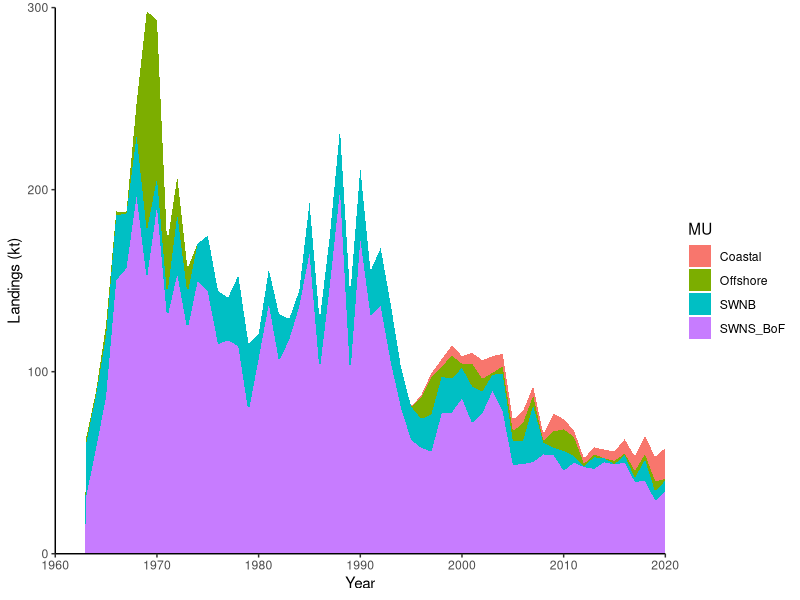
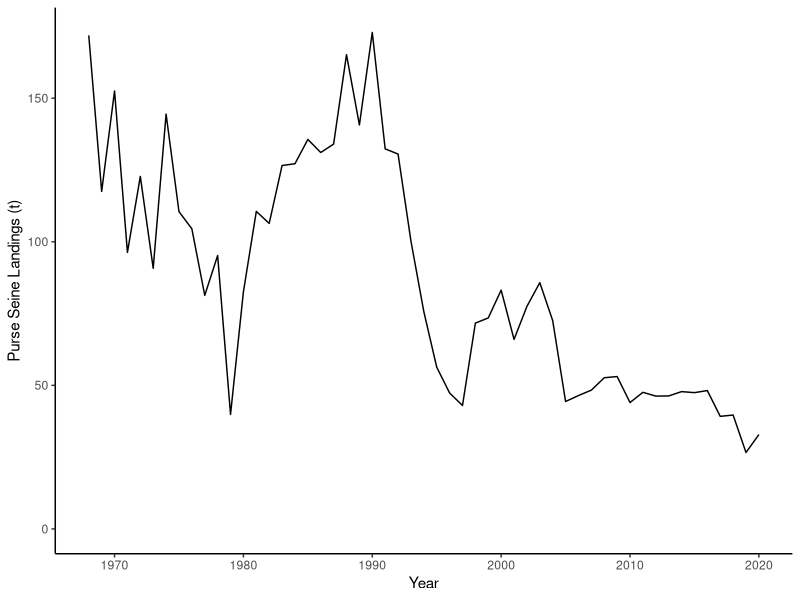
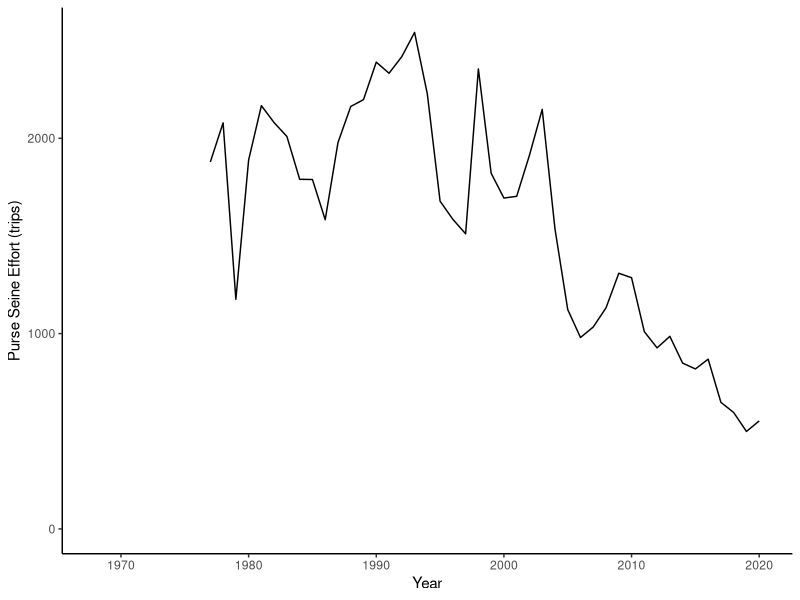
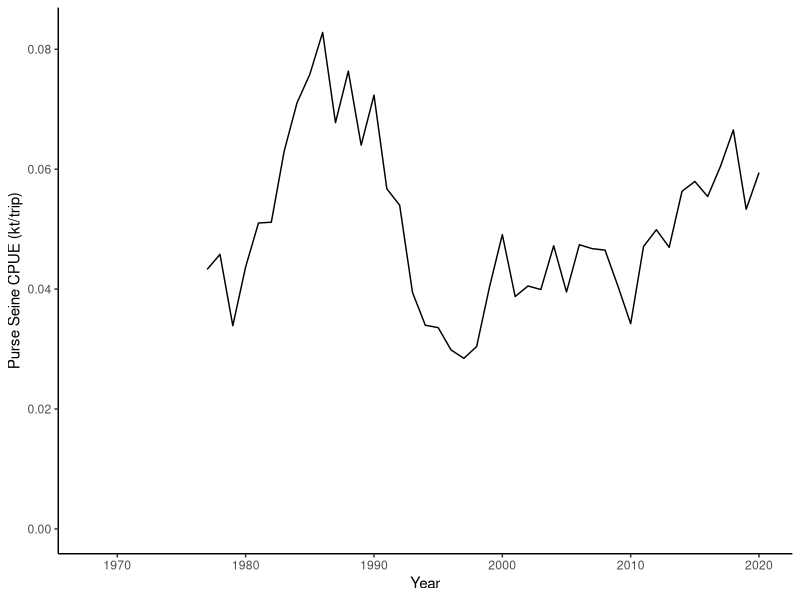
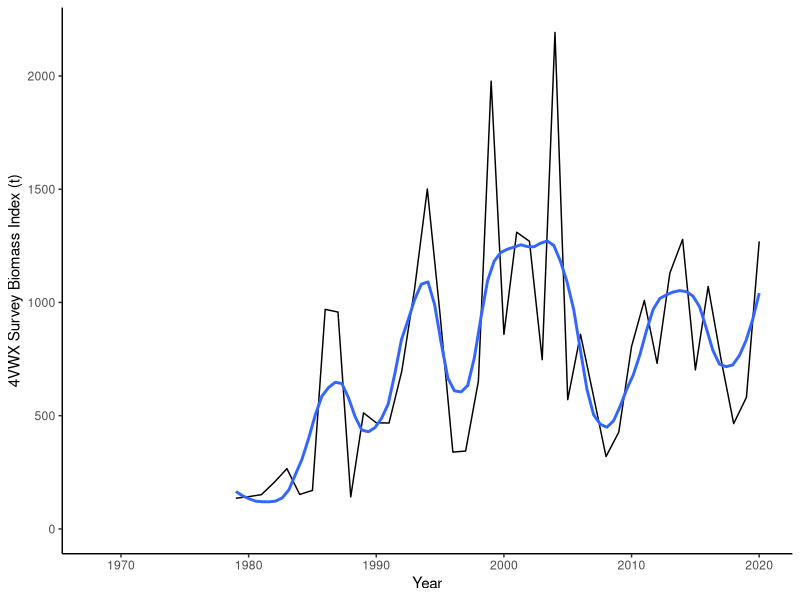
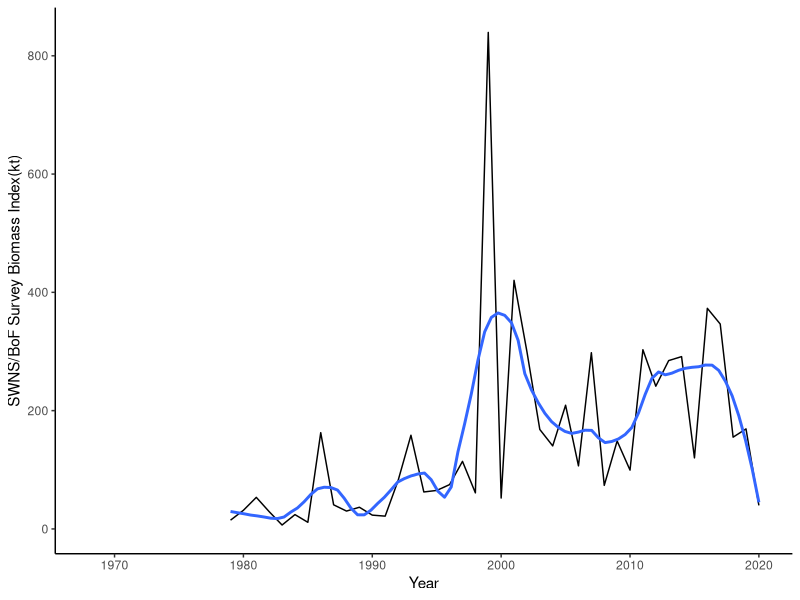
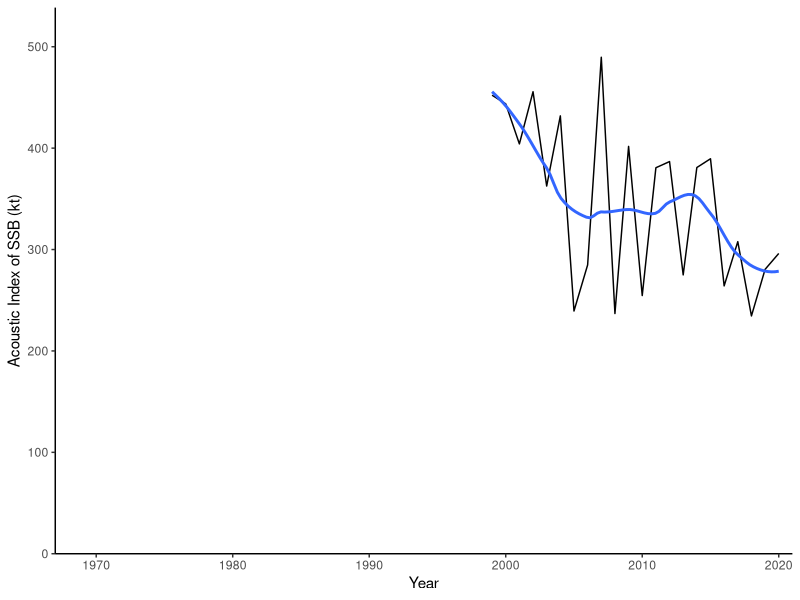
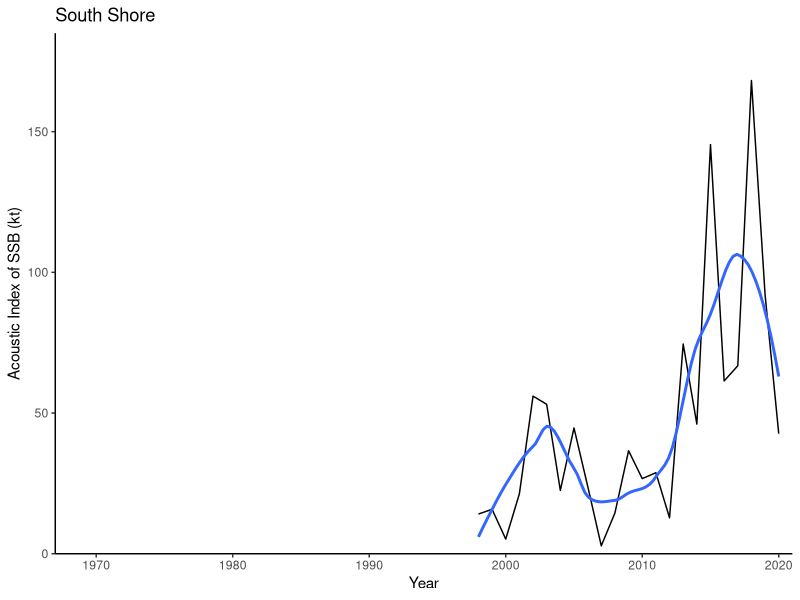

These figures' R source, in order:
rm(list=ls())
library(ggplot2)
L <- read.csv("ex1_data/landings.csv")
D <- read.csv("ex1_data/ex1.csv")
D$CPUE <- (D$PS_Catch/1000)/D$PS_Effort

head(L)
head(D)

############################################################
#Plots
############################################################
#landings by management component
ggplot() + geom_area(data=L, mapping=aes(y=Landings/1000,x=Year,fill=MU)) +
  theme_classic() + labs(x='Year', y="Landings (kt)") +
  scale_x_continuous(limits = c(1960,2020), expand = c(0, 0)) +
  scale_y_continuous(limits = c(0,300), expand = c(0, 0)) 

#SWNS/BoF PS Catch
ggplot(D,aes(y=PS_Catch/1000,x=Year)) + geom_path() +
  theme_classic() + labs(x='Year', y="Purse Seine Landings (t)") + expand_limits(y=0)

#SWNS/BoF PS Effort
ggplot(D,aes(y=PS_Effort,x=Year)) + geom_path() +
  theme_classic() + labs(x='Year', y="Purse Seine Effort (trips)") + expand_limits(y=0)

#SWNS/BoF PS CPUE
ggplot(D,aes(y=CPUE,x=Year)) + geom_path() +
  theme_classic() + labs(x='Year', y="Purse Seine CPUE (kt/trip)") + expand_limits(y=0)

#4VWX RV survey
ggplot(D,aes(y=RV_4VWX/1000,x=Year)) + geom_path() +
  theme_classic() + labs(x='Year', y="4VWX Survey Biomass Index (t)") + expand_limits(y=0) +
  geom_smooth(span=0.25,se=F)

#SWNS/BoF RV survey 
ggplot(D,aes(y=RV_SWNSBoF/1000,x=Year)) + geom_path() +
  theme_classic() + labs(x='Year', y="SWNS/BoF Survey Biomass Index(kt)") + expand_limits(y=0) +
  geom_smooth(span=0.25,se=F)

#SWNS/BoF Acoustic Survey
ggplot(D,aes(y=AI_SWNSBoF/1000 ,x=Year)) + geom_path() +
  theme_classic() + labs(x='Year', y="Acoustic Index of SSB (kt)") + 
  scale_x_continuous(limits = c(1967,2021), expand = c(0, 0)) +
  scale_y_continuous(limits = c(0,1.1*max(D$AI_SWNSBoF/1000,na.rm = T)), expand = c(0, 0))  +
  geom_smooth(span=0.5,se=F)
  

max1=max(D$AI_SS/1000,na.rm = T)
max2=max(D$AI_ES/1000,na.rm = T)
#SS and ES Acoustic Surveys
ggplot(D) + 
  geom_path(mapping=aes(y=AI_SS/1000 ,x=Year)) +
  geom_smooth(mapping=aes(y=AI_SS/1000 ,x=Year), span=0.5,se=F) +
  ggtitle("South Shore") +
  theme_classic() + labs(x='Year', y="Acoustic Index of SSB (kt)") + 
  scale_x_continuous(limits = c(1967,2021), expand = c(0, 0)) +
  scale_y_continuous(limits = c(0,1.1*max(max1,max2)), expand = c(0, 0))
ggplot(D) + 
  geom_path(mapping=aes(y=AI_ES/1000 ,x=Year)) +
  geom_smooth(mapping=aes(y=AI_ES/1000 ,x=Year), span=0.5,se=F) +
  ggtitle("Eastern Shore") +
  theme_classic() + labs(x='Year', y="Acoustic Index of SSB (kt)") + 
  scale_x_continuous(limits = c(1967,2021), expand = c(0, 0)) +
  scale_y_continuous(limits = c(0,1.1*max(max1,max2)), expand = c(0, 0))
